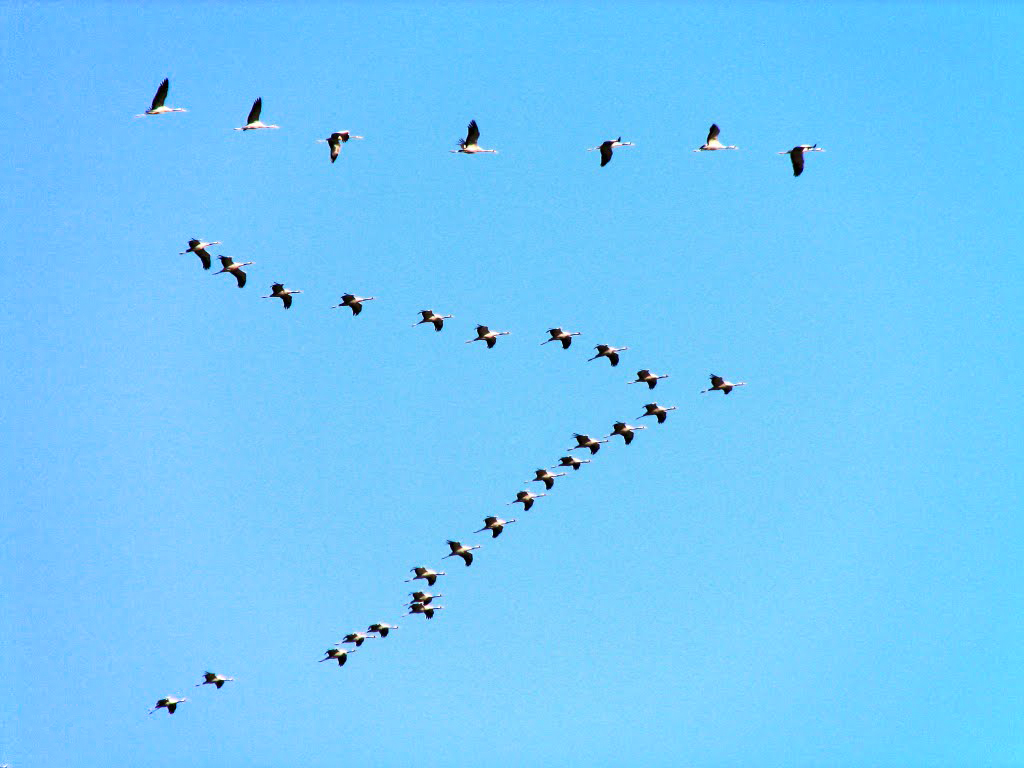
#> input picture ATLAS/sandbox/data/birds2.jpg, 1024 x 768 px
$ python contours.py
#> lines starting #> are read from the running program, lines starting #| are printed output that depends on the picture; after the words box and inside, x2 and y2 are one past the last pixel; in counts of white or black regions, pixels touching at a corner belong together
import cv2

img = cv2.imread("./data/birds2.jpg")
#> img is the input picture: shape (768, 1024, 3); mean B, G, R 251.8, 201.5, 115.2
gray = cv2.cvtColor(img, cv2.COLOR_BGR2GRAY)
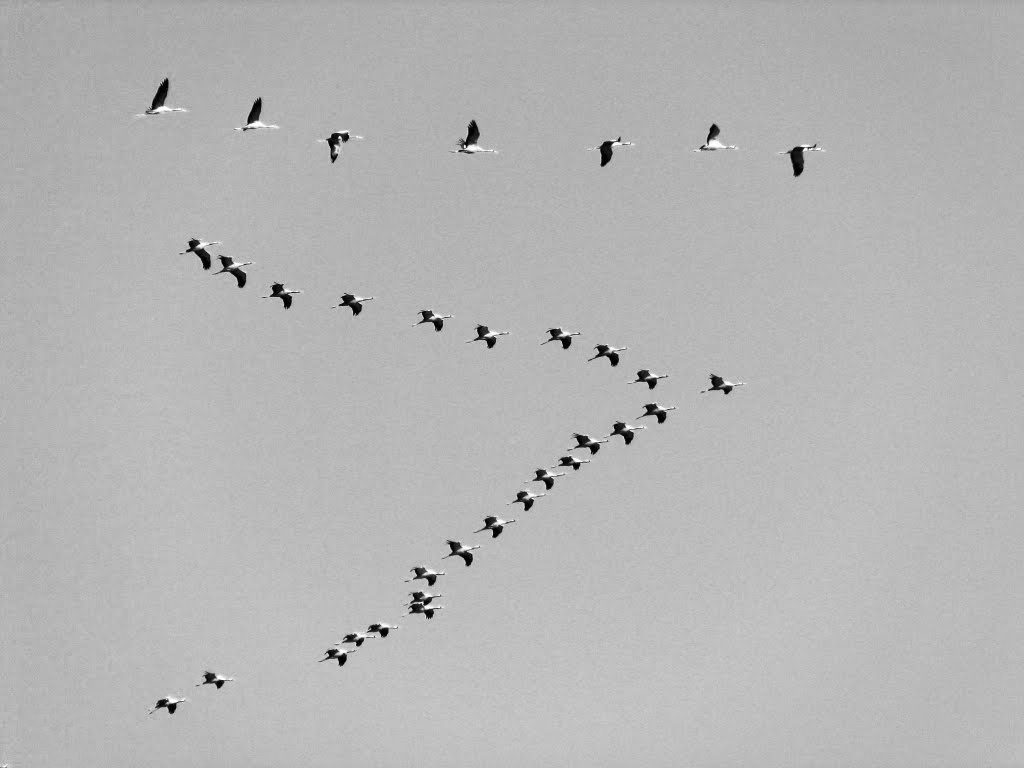
#> gray: shape (768, 1024); min 0, max 255, mean 181.4
blured = cv2.GaussianBlur(gray, (5, 5), 0)

ret, thresh = cv2.threshold(blured, 127, 255, cv2.THRESH_BINARY_INV)
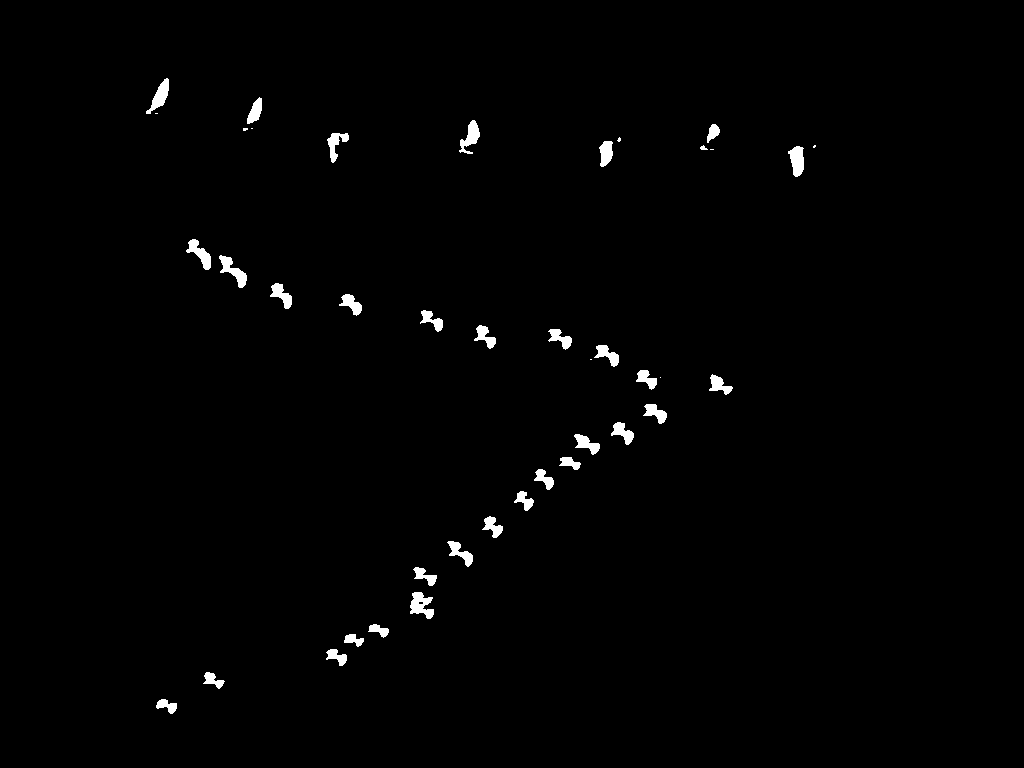
#> thresh: shape (768, 1024); 1% white; 41 white regions (8 under 20 px)

contours, hierarchy = cv2.findContours(thresh, cv2.RETR_TREE, cv2.CHAIN_APPROX_NONE)
#> contours = 42 contours, 10 with area under 20; largest, box (x1, y1, x2, y2) and area: (410, 592, 434, 619) 346, (219, 255, 247, 288) 316, (788, 146, 804, 177) 311, (146, 78, 169, 114) 300, (186, 239, 211, 270) 290

for contour in contours:
    if cv2.contourArea(contour) > 50:
        x1,y1,w,h = cv2.boundingRect(contour)
        cv2.rectangle(img,(x1,y1),(x1+w,y1+h),(0,255,0),2)
#> this loop made 42 passes
#> (x1, y1, w, h) on passes 1, 2, 3, 4, 5, 6, 8, 9, 10, 11, 12, 13: (156, 699, 21, 15), (203, 672, 22, 17), (326, 649, 21, 17), (344, 634, 20, 13), (368, 624, 21, 14), (410, 592, 24, 27), (413, 567, 24, 19), (447, 541, 26, 26), (482, 516, 21, 22), (514, 491, 20, 20), (534, 469, 20, 21), (559, 457, 22, 13)
#> contour on passes 17, 20, 36, 40: [[660, 377]], [[590, 359], [591, 359]], [[251, 128], [252, 128]], [[155, 113], [156, 113], [157, 113], [156, 113]]
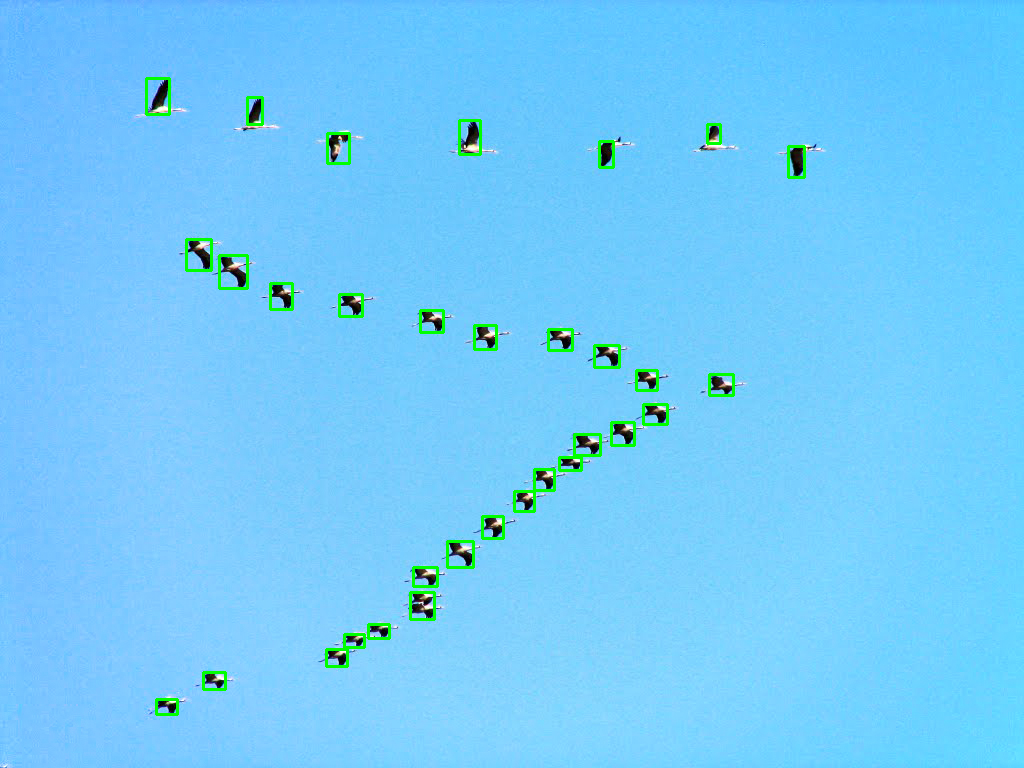
#> img: shape (768, 1024, 3); 1.07% of pixels changed, all inside (x1, y1, x2, y2) = (145, 77, 806, 716)

cv2.imshow("img", img)
cv2.waitKey(0)

$ run again, with ATLAS/sandbox/data/birds.jpg copied over ATLAS/sandbox/data/birds2.jpg
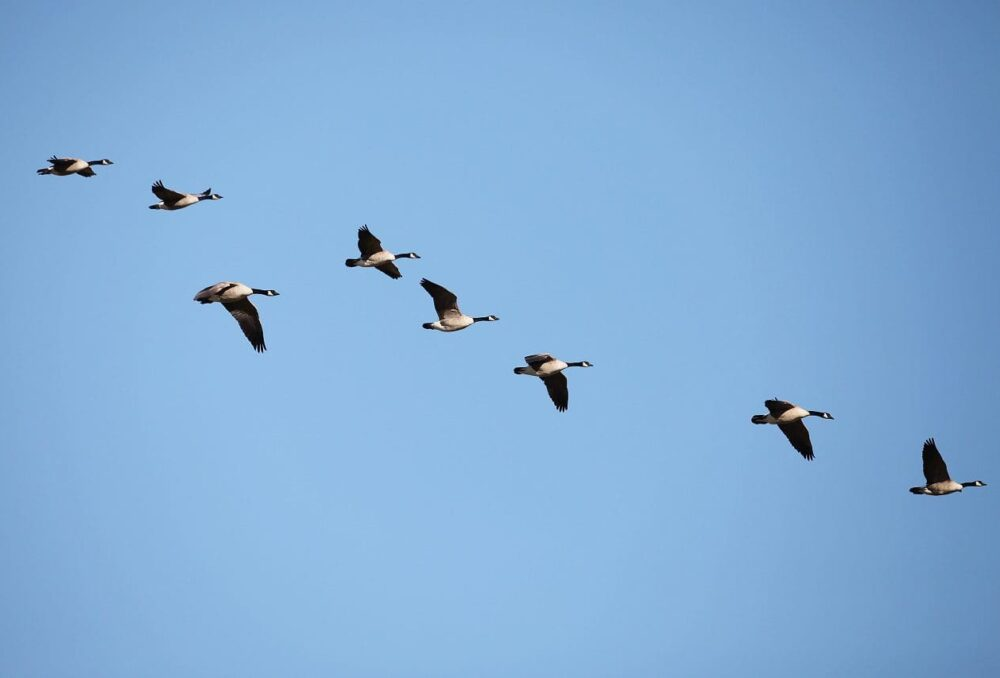
#> input picture ATLAS/sandbox/data/birds.jpg, 1000 x 678 px
#> img is the input picture: shape (678, 1000, 3); mean B, G, R 215.9, 173.9, 131
#> `ret, thresh = cv2.threshold(blured, 127, 255, cv2.THRESH_BINARY_INV)`:
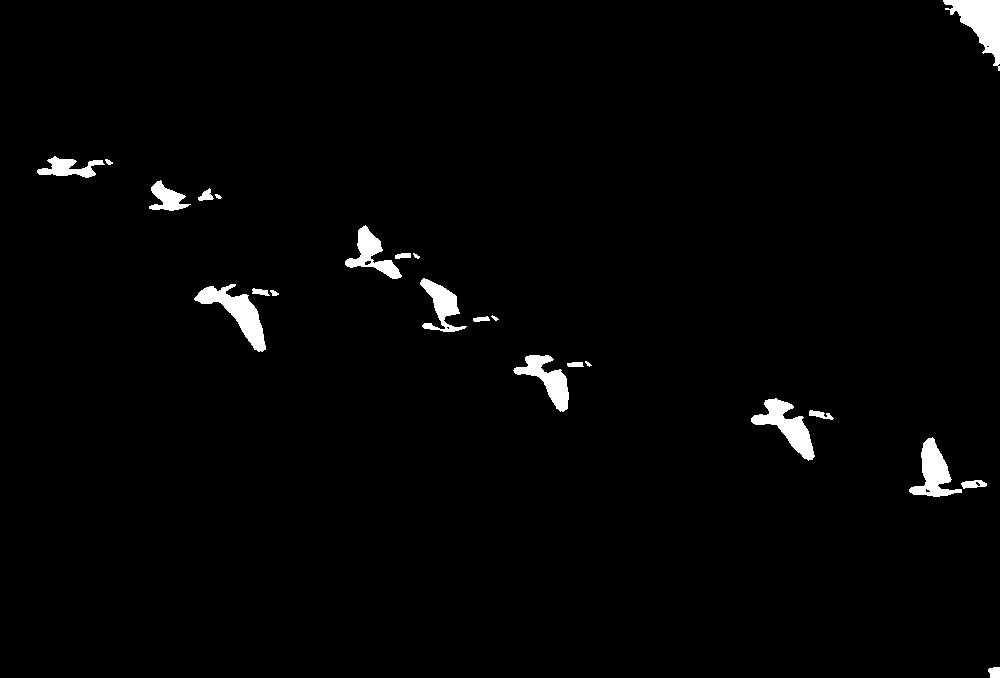
#> thresh: shape (678, 1000); 1.8% white; 23 white regions
#> contours = 28 contours, 9 with area under 20; largest, box (x1, y1, x2, y2) and area: (943, 0, 1000, 71) 1724, (194, 284, 266, 352) 1584, (751, 398, 815, 461) 1424, (909, 437, 962, 497) 1279, (513, 355, 569, 412) 1172
#> the loop `for contour in contours:` made 28 passes
#> (x1, y1, w, h) on passes 1, 2, 4, 6, 7, 8, 10, 11: (988, 667, 12, 11), (961, 480, 26, 9), (909, 437, 53, 60), (809, 410, 25, 10), (751, 398, 64, 63), (567, 362, 17, 5), (513, 355, 56, 57), (473, 316, 17, 6)
#> after the loop `for contour in contours:`:
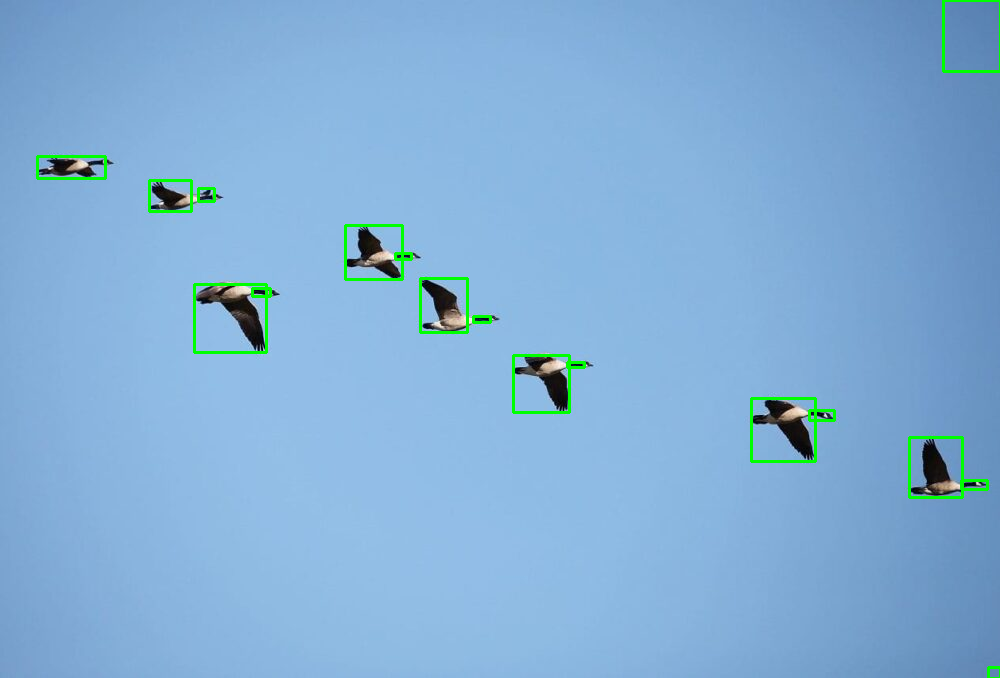
#> img: shape (678, 1000, 3); 1.01% of pixels changed, all inside (x1, y1, x2, y2) = (36, 0, 1000, 678)
